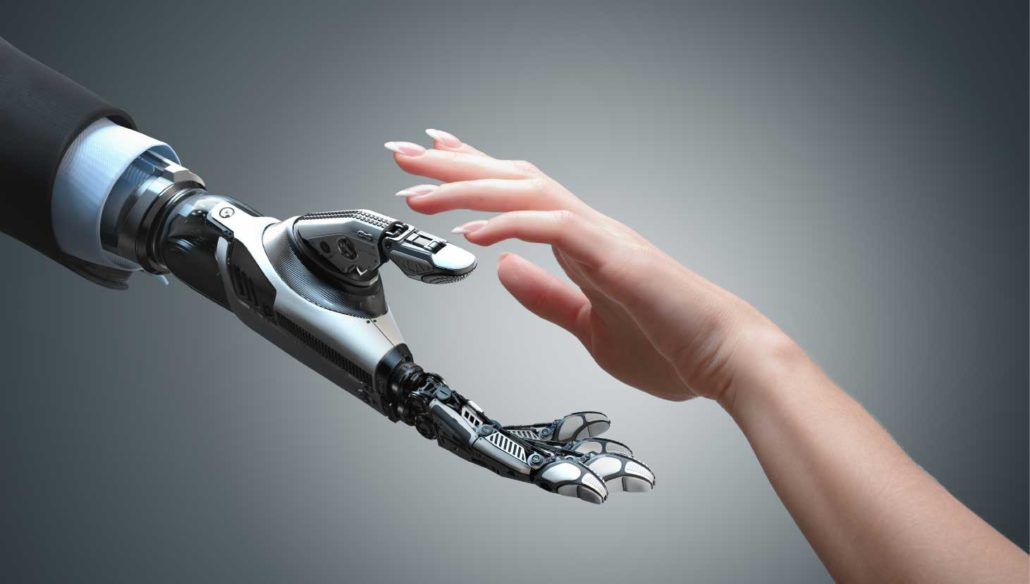
#> input picture machineLearning/others/artificial.jpg, 1030 x 584 px
$ python conv_ljf.py
#> lines starting #> are read from the running program, lines starting #| are printed output that depends on the picture
# coding: utf-8
"""
create by ljf on 2018/11/13 16:10
"""
from PIL import Image
import numpy as np
import matplotlib.pyplot as plt
"""
使用卷积核的形式将(3,5,5)卷积为(3,4,4)。
使用到三组卷积(3,2,2),步长为1
"""

img = Image.open("artificial.jpg")
#> img is the input picture: PIL image 1030x584 RGB; mean R, G, B 116.5, 118.8, 121.4
# [11 lines of commented-out code are left out]
box = (200,0,600,500)

# img1 = img1.crop(box)
# img1.show()
# 图像的压缩 (32*32)
img2 = img.resize((32,32))
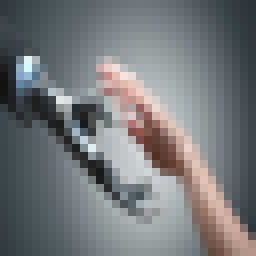
#> img2: PIL image 32x32 RGB (shown 8 times larger); mean R, G, B 116.5, 118.8, 121.4
img2 = np.array(img2).reshape(3,32,32)
# [5 lines of commented-out code are left out]


def convolution_3D(image,filter,stride,bias):
    """
    定义卷积函数，参数有图像矩阵，卷积核矩阵，步长,偏置项
    :param image:
    :param filter:
    :param stride:
    :return:
    """
#> called with image = array of shape (3, 5, 5), filter = array of shape (3, 2, 2), stride = 1, bias = 1
    # 1.将图像中的区域滑动显示
    img_width = image.shape[1]
    filter_width = filter.shape[1]
    # 图像卷积后的图像宽度(图宽-卷积宽+步长+padding)/步长
    con1_width = (img_width - filter_width + stride) // stride

    conv1 = np.zeros(shape=[con1_width, con1_width])
    # print(conv1.shape)
    # 第k个维度描述图像，第k个二维的灰度图像
    # for k in range(3):
    for i in range(con1_width):
        for j in range(con1_width):
            # print("第{}个滑动区域：".format((i+1)*(j+1)))
            kernel_sum=0
            for k in range(3):
                # 每一组卷积核分别对应每一个维度的RGB矩阵图像
                filter_img = image[k, i:i + filter_width, j:j + filter_width]
                kernel_sum+=np.sum(filter_img * filter[k, :, :])
            conv1[i, j] = kernel_sum+bias


    # 2.显示卷积后的值
    # print(conv1.shape)
    return conv1
np.random.seed(18)
img_gray = np.random.randint(1,9,(3,5,5)).astype(np.float32)
# filter = np.array([[1,0],[1,0],[0,-1]])
filter1 = np.random.randint(-1,2,(3,2,2))
filter2 = np.random.randint(-1,2,(3,2,2))
filter3 = np.random.randint(-1,2,(3,2,2))
# filter = np.random.randint(-1,2,(5,5)).astype(np.float32)
bias = 1.0
stride = 1
image = img_gray
print("image：\n",image)
print("kernel:\n",np.array([filter1,filter2,filter3]))
conv1 = convolution_3D(image,filter1,stride,bias)
conv2 = convolution_3D(image,filter2,stride,bias)
conv3 = convolution_3D(image,filter3,stride,bias)
conv = np.array([conv1,conv2,conv3])
print(conv.shape)
